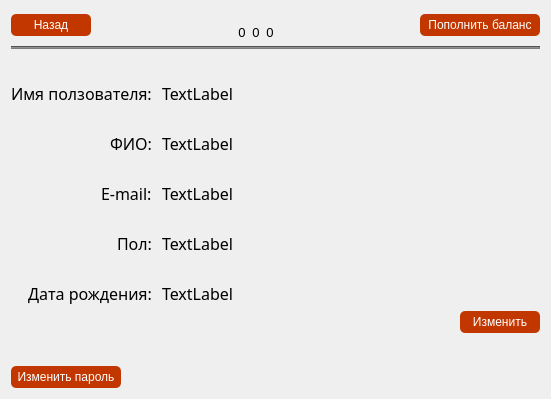
<?xml version="1.0" encoding="UTF-8"?>
<ui version="4.0">
 <class>WgtProfil</class>
 <widget class="QWidget" name="WgtProfil">
  <property name="geometry">
   <rect>
    <x>0</x>
    <y>0</y>
    <width>551</width>
    <height>399</height>
   </rect>
  </property>
  <property name="windowTitle">
   <string>Form</string>
  </property>
  <layout class="QVBoxLayout" name="verticalLayout_3">
   <item>
    <layout class="QVBoxLayout" name="verticalLayout_2">
     <item>
      <layout class="QHBoxLayout" name="horizontalLayout_4">
       <item>
        <widget class="QPushButton" name="pbtnBackToMenu">
         <property name="cursor">
          <cursorShape>PointingHandCursor</cursorShape>
         </property>
         <property name="styleSheet">
          <string notr="true">QPushButton:enabled {
  	background-color: rgb(194, 55, 0);
  	color: white;
	border-radius: 5px;
    border-color: beige;
}

QPushButton {
  	background-color: rgb(98, 98, 98);
  	color: white;
	border-radius: 5px;
    border-color: beige;
	min-width: 80px;
	min-height: 22px;
}

QPushButton:hover {
	background-color: qlineargradient(spread:pad, x1:0, y1:0, x2:1, y2:0, stop:0 rgb(255, 125, 11), stop:1 rgb(255, 188, 17))
}

QPushButton:pressed {
     background-color: rgb(98, 98, 98);
     border-style: inset;
 }</string>
         </property>
         <property name="text">
          <string>Назад</string>
         </property>
        </widget>
       </item>
       <item>
        <spacer name="horizontalSpacer_3">
         <property name="orientation">
          <enum>Qt::Horizontal</enum>
         </property>
         <property name="sizeHint" stdset="0">
          <size>
           <width>40</width>
           <height>20</height>
          </size>
         </property>
        </spacer>
       </item>
       <item>
        <layout class="QVBoxLayout" name="pvbxLayoutRu">
         <property name="spacing">
          <number>0</number>
         </property>
         <item alignment="Qt::AlignHCenter">
          <widget class="QLabel" name="plblFlagRu">
           <property name="maximumSize">
            <size>
             <width>30</width>
             <height>30</height>
            </size>
           </property>
           <property name="frameShape">
            <enum>QFrame::NoFrame</enum>
           </property>
           <property name="frameShadow">
            <enum>QFrame::Plain</enum>
           </property>
           <property name="text">
            <string/>
           </property>
           <property name="pixmap">
            <pixmap resource="../resurce.qrc">:/icons/icons8-russia-48.png</pixmap>
           </property>
           <property name="scaledContents">
            <bool>true</bool>
           </property>
           <property name="alignment">
            <set>Qt::AlignCenter</set>
           </property>
          </widget>
         </item>
         <item alignment="Qt::AlignHCenter">
          <widget class="QLabel" name="plblMoneyRub">
           <property name="font">
            <font>
             <pointsize>10</pointsize>
            </font>
           </property>
           <property name="text">
            <string>0</string>
           </property>
           <property name="alignment">
            <set>Qt::AlignCenter</set>
           </property>
          </widget>
         </item>
        </layout>
       </item>
       <item>
        <layout class="QVBoxLayout" name="pvbxLayoutUs">
         <property name="spacing">
          <number>0</number>
         </property>
         <item alignment="Qt::AlignHCenter">
          <widget class="QLabel" name="plblFlagUs">
           <property name="maximumSize">
            <size>
             <width>30</width>
             <height>30</height>
            </size>
           </property>
           <property name="frameShape">
            <enum>QFrame::NoFrame</enum>
           </property>
           <property name="text">
            <string/>
           </property>
           <property name="pixmap">
            <pixmap resource="../resurce.qrc">:/icons/icons8-usa-48.png</pixmap>
           </property>
           <property name="scaledContents">
            <bool>true</bool>
           </property>
           <property name="alignment">
            <set>Qt::AlignCenter</set>
           </property>
          </widget>
         </item>
         <item alignment="Qt::AlignHCenter">
          <widget class="QLabel" name="plblMoneyDol">
           <property name="font">
            <font>
             <pointsize>10</pointsize>
            </font>
           </property>
           <property name="text">
            <string>0</string>
           </property>
           <property name="alignment">
            <set>Qt::AlignCenter</set>
           </property>
          </widget>
         </item>
        </layout>
       </item>
       <item>
        <layout class="QVBoxLayout" name="pvbxLayoutEur">
         <property name="spacing">
          <number>0</number>
         </property>
         <item alignment="Qt::AlignHCenter">
          <widget class="QLabel" name="plblFlagEu">
           <property name="maximumSize">
            <size>
             <width>30</width>
             <height>30</height>
            </size>
           </property>
           <property name="text">
            <string/>
           </property>
           <property name="pixmap">
            <pixmap resource="../resurce.qrc">:/icons/icons8-europa-48.png</pixmap>
           </property>
           <property name="scaledContents">
            <bool>true</bool>
           </property>
           <property name="alignment">
            <set>Qt::AlignCenter</set>
           </property>
          </widget>
         </item>
         <item alignment="Qt::AlignHCenter">
          <widget class="QLabel" name="plblMoneyEur">
           <property name="font">
            <font>
             <pointsize>10</pointsize>
            </font>
           </property>
           <property name="text">
            <string>0</string>
           </property>
           <property name="alignment">
            <set>Qt::AlignCenter</set>
           </property>
          </widget>
         </item>
        </layout>
       </item>
       <item>
        <spacer name="horizontalSpacer_4">
         <property name="orientation">
          <enum>Qt::Horizontal</enum>
         </property>
         <property name="sizeHint" stdset="0">
          <size>
           <width>40</width>
           <height>20</height>
          </size>
         </property>
        </spacer>
       </item>
       <item>
        <widget class="QPushButton" name="pbtTopUpBalance">
         <property name="minimumSize">
          <size>
           <width>120</width>
           <height>22</height>
          </size>
         </property>
         <property name="cursor">
          <cursorShape>PointingHandCursor</cursorShape>
         </property>
         <property name="styleSheet">
          <string notr="true">QPushButton:enabled {
  	background-color: rgb(194, 55, 0);
  	color: white;
	border-radius: 5px;
    border-color: beige;
}

QPushButton {
  	background-color: rgb(98, 98, 98);
  	color: white;
	border-radius: 5px;
    border-color: beige;
}

QPushButton:hover {
	background-color: qlineargradient(spread:pad, x1:0, y1:0, x2:1, y2:0, stop:0 rgb(255, 125, 11), stop:1 rgb(255, 188, 17))
}

QPushButton:pressed {
     background-color: rgb(98, 98, 98);
     border-style: inset;
 }</string>
         </property>
         <property name="text">
          <string>Пополнить баланс</string>
         </property>
        </widget>
       </item>
      </layout>
     </item>
     <item>
      <widget class="Line" name="line">
       <property name="styleSheet">
        <string notr="true">background-color: rgb(125, 125, 125)</string>
       </property>
       <property name="orientation">
        <enum>Qt::Horizontal</enum>
       </property>
      </widget>
     </item>
    </layout>
   </item>
   <item>
    <spacer name="verticalSpacer">
     <property name="orientation">
      <enum>Qt::Vertical</enum>
     </property>
     <property name="sizeHint" stdset="0">
      <size>
       <width>20</width>
       <height>40</height>
      </size>
     </property>
    </spacer>
   </item>
   <item>
    <layout class="QVBoxLayout" name="verticalLayout">
     <item>
      <layout class="QHBoxLayout" name="horizontalLayout">
       <item>
        <layout class="QFormLayout" name="formLayout">
         <property name="labelAlignment">
          <set>Qt::AlignRight|Qt::AlignTrailing|Qt::AlignVCenter</set>
         </property>
         <property name="horizontalSpacing">
          <number>10</number>
         </property>
         <property name="verticalSpacing">
          <number>27</number>
         </property>
         <item row="0" column="0">
          <widget class="QLabel" name="plblUserName">
           <property name="font">
            <font>
             <family>Malgun Gothic</family>
             <pointsize>12</pointsize>
            </font>
           </property>
           <property name="text">
            <string>Имя ползователя:</string>
           </property>
          </widget>
         </item>
         <item row="0" column="1">
          <widget class="QLabel" name="plblShowUserName">
           <property name="font">
            <font>
             <family>Malgun Gothic</family>
             <pointsize>12</pointsize>
            </font>
           </property>
           <property name="text">
            <string>TextLabel</string>
           </property>
          </widget>
         </item>
         <item row="1" column="0">
          <widget class="QLabel" name="plblFullName">
           <property name="font">
            <font>
             <family>Malgun Gothic</family>
             <pointsize>12</pointsize>
            </font>
           </property>
           <property name="text">
            <string>ФИО:</string>
           </property>
          </widget>
         </item>
         <item row="1" column="1">
          <widget class="QLabel" name="plblShowFullName">
           <property name="font">
            <font>
             <family>Malgun Gothic</family>
             <pointsize>12</pointsize>
            </font>
           </property>
           <property name="text">
            <string>TextLabel</string>
           </property>
          </widget>
         </item>
         <item row="2" column="0">
          <widget class="QLabel" name="plblEmail">
           <property name="font">
            <font>
             <family>Malgun Gothic</family>
             <pointsize>12</pointsize>
            </font>
           </property>
           <property name="text">
            <string>E-mail:</string>
           </property>
          </widget>
         </item>
         <item row="2" column="1">
          <widget class="QLabel" name="plblShowEmail">
           <property name="font">
            <font>
             <family>Malgun Gothic</family>
             <pointsize>12</pointsize>
            </font>
           </property>
           <property name="text">
            <string>TextLabel</string>
           </property>
          </widget>
         </item>
         <item row="3" column="0">
          <widget class="QLabel" name="plblSex">
           <property name="font">
            <font>
             <family>Malgun Gothic</family>
             <pointsize>12</pointsize>
            </font>
           </property>
           <property name="text">
            <string>Пол:</string>
           </property>
          </widget>
         </item>
         <item row="3" column="1">
          <widget class="QLabel" name="plblShowSex">
           <property name="font">
            <font>
             <family>Malgun Gothic</family>
             <pointsize>12</pointsize>
            </font>
           </property>
           <property name="text">
            <string>TextLabel</string>
           </property>
          </widget>
         </item>
         <item row="4" column="0">
          <widget class="QLabel" name="plblDayOfBirth">
           <property name="font">
            <font>
             <family>Malgun Gothic</family>
             <pointsize>12</pointsize>
            </font>
           </property>
           <property name="text">
            <string>Дата рождения:</string>
           </property>
          </widget>
         </item>
         <item row="4" column="1">
          <widget class="QLabel" name="plblShowDayOfBirth">
           <property name="font">
            <font>
             <family>Malgun Gothic</family>
             <pointsize>12</pointsize>
            </font>
           </property>
           <property name="text">
            <string>TextLabel</string>
           </property>
          </widget>
         </item>
        </layout>
       </item>
       <item alignment="Qt::AlignHCenter">
        <widget class="QLabel" name="plblShowPhoto">
         <property name="maximumSize">
          <size>
           <width>200</width>
           <height>200</height>
          </size>
         </property>
         <property name="text">
          <string/>
         </property>
        </widget>
       </item>
      </layout>
     </item>
     <item>
      <layout class="QHBoxLayout" name="horizontalLayout_2">
       <item>
        <spacer name="horizontalSpacer">
         <property name="orientation">
          <enum>Qt::Horizontal</enum>
         </property>
         <property name="sizeHint" stdset="0">
          <size>
           <width>40</width>
           <height>20</height>
          </size>
         </property>
        </spacer>
       </item>
       <item>
        <widget class="QPushButton" name="pbtnChangeUser">
         <property name="minimumSize">
          <size>
           <width>80</width>
           <height>22</height>
          </size>
         </property>
         <property name="cursor">
          <cursorShape>PointingHandCursor</cursorShape>
         </property>
         <property name="styleSheet">
          <string notr="true">QPushButton:enabled {
  	background-color: rgb(194, 55, 0);
  	color: white;
	border-radius: 5px;
    border-color: beige;
}

QPushButton {
  	background-color: rgb(98, 98, 98);
  	color: white;
	border-radius: 5px;
    border-color: beige;
}

QPushButton:hover {
	background-color: qlineargradient(spread:pad, x1:0, y1:0, x2:1, y2:0, stop:0 rgb(255, 125, 11), stop:1 rgb(255, 188, 17))
}

QPushButton:pressed {
     background-color: rgb(98, 98, 98);
     border-style: inset;
 }</string>
         </property>
         <property name="text">
          <string>Изменить</string>
         </property>
        </widget>
       </item>
      </layout>
     </item>
    </layout>
   </item>
   <item>
    <spacer name="verticalSpacer_2">
     <property name="orientation">
      <enum>Qt::Vertical</enum>
     </property>
     <property name="sizeHint" stdset="0">
      <size>
       <width>20</width>
       <height>40</height>
      </size>
     </property>
    </spacer>
   </item>
   <item>
    <layout class="QHBoxLayout" name="horizontalLayout_3">
     <item>
      <widget class="QPushButton" name="pbtnChangePassword">
       <property name="minimumSize">
        <size>
         <width>110</width>
         <height>22</height>
        </size>
       </property>
       <property name="cursor">
        <cursorShape>PointingHandCursor</cursorShape>
       </property>
       <property name="styleSheet">
        <string notr="true">QPushButton:enabled {
  	background-color: rgb(194, 55, 0);
  	color: white;
	border-radius: 5px;
    border-color: beige;
}

QPushButton {
  	background-color: rgb(98, 98, 98);
  	color: white;
	border-radius: 5px;
    border-color: beige;
}

QPushButton:hover {
	background-color: qlineargradient(spread:pad, x1:0, y1:0, x2:1, y2:0, stop:0 rgb(255, 125, 11), stop:1 rgb(255, 188, 17))
}

QPushButton:pressed {
     background-color: rgb(98, 98, 98);
     border-style: inset;
 }</string>
       </property>
       <property name="text">
        <string>Изменить пароль</string>
       </property>
      </widget>
     </item>
     <item>
      <spacer name="horizontalSpacer_2">
       <property name="orientation">
        <enum>Qt::Horizontal</enum>
       </property>
       <property name="sizeHint" stdset="0">
        <size>
         <width>40</width>
         <height>20</height>
        </size>
       </property>
      </spacer>
     </item>
    </layout>
   </item>
  </layout>
 </widget>
 <resources>
  <include location="../resurce.qrc"/>
 </resources>
 <connections/>
</ui>
